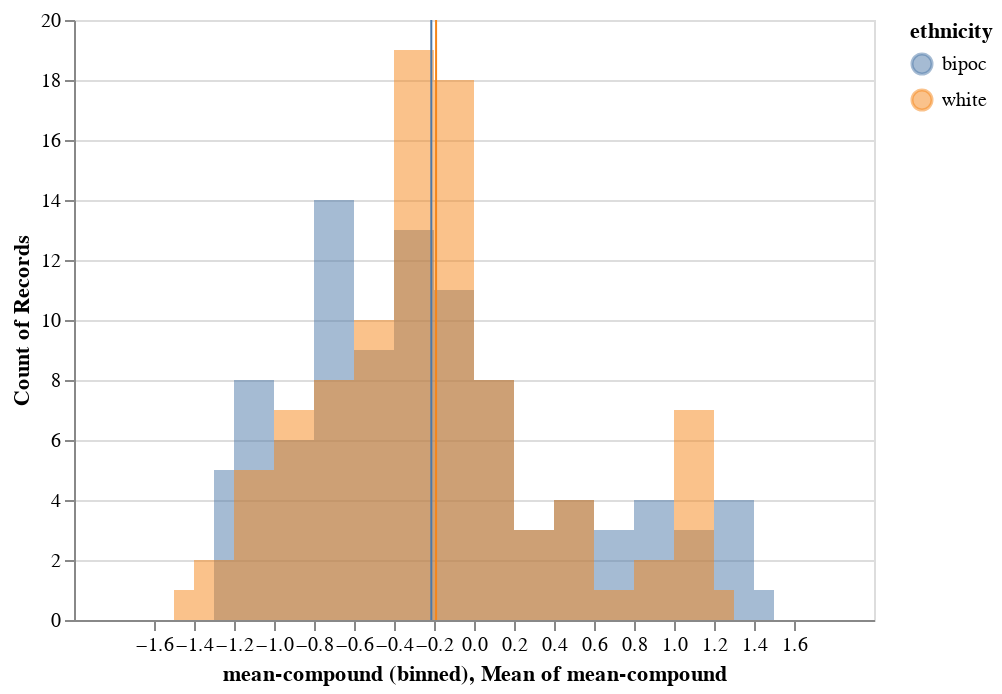

Notebook code cell kept with this figure:
### Markdown cell above
### Sentiment by ethnicity

### Code cell
source = reg_free
hist_free_ethnicity_com = alt.Chart(source).mark_area(
    opacity=0.5,
    interpolate='step'
).encode(
    alt.X('mean-compound:Q', bin=alt.Bin(maxbins=30)),
    alt.Y('count()',  stack=None),
    alt.Color('ethnicity'))

rule = alt.Chart(source).mark_rule(color='red').encode(
    x=alt.X('mean-compound:Q', aggregate='mean'),
    color=alt.Color('ethnicity'))

(hist_free_ethnicity_com + rule)

### Figure 1 — Vega-Lite specification as saved in the notebook (floating-point values rounded to 4 significant figures; data arrays with more than 128 entries replaced by an {"elided": "..."} marker saying what was removed)
{"config": {"view": {"continuousWidth": 400, "continuousHeight": 300}}, "layer": [{"mark": {"type": "area", "interpolate": "step", "opacity": 0.5}, "encoding": {"color": {"type": "nominal", "field": "ethnicity"}, "x": {"type": "quantitative", "bin": {"maxbins": 30}, "field": "mean-compound"}, "y": {"type": "quantitative", "aggregate": "count", "stack": null}}}, {"mark": {"type": "rule", "color": "red"}, "encoding": {"color": {"type": "nominal", "field": "ethnicity"}, "x": {"type": "quantitative", "aggregate": "mean", "field": "mean-compound"}}}], "data": {"name": "data-7227587b232af3f520f2b8ad9de1b8fd"}, "$schema": "https://vega.github.io/schema/vega-lite/v4.8.1.json", "datasets": {"data-7227587b232af3f520f2b8ad9de1b8fd": {"elided": "192 records"}}}
